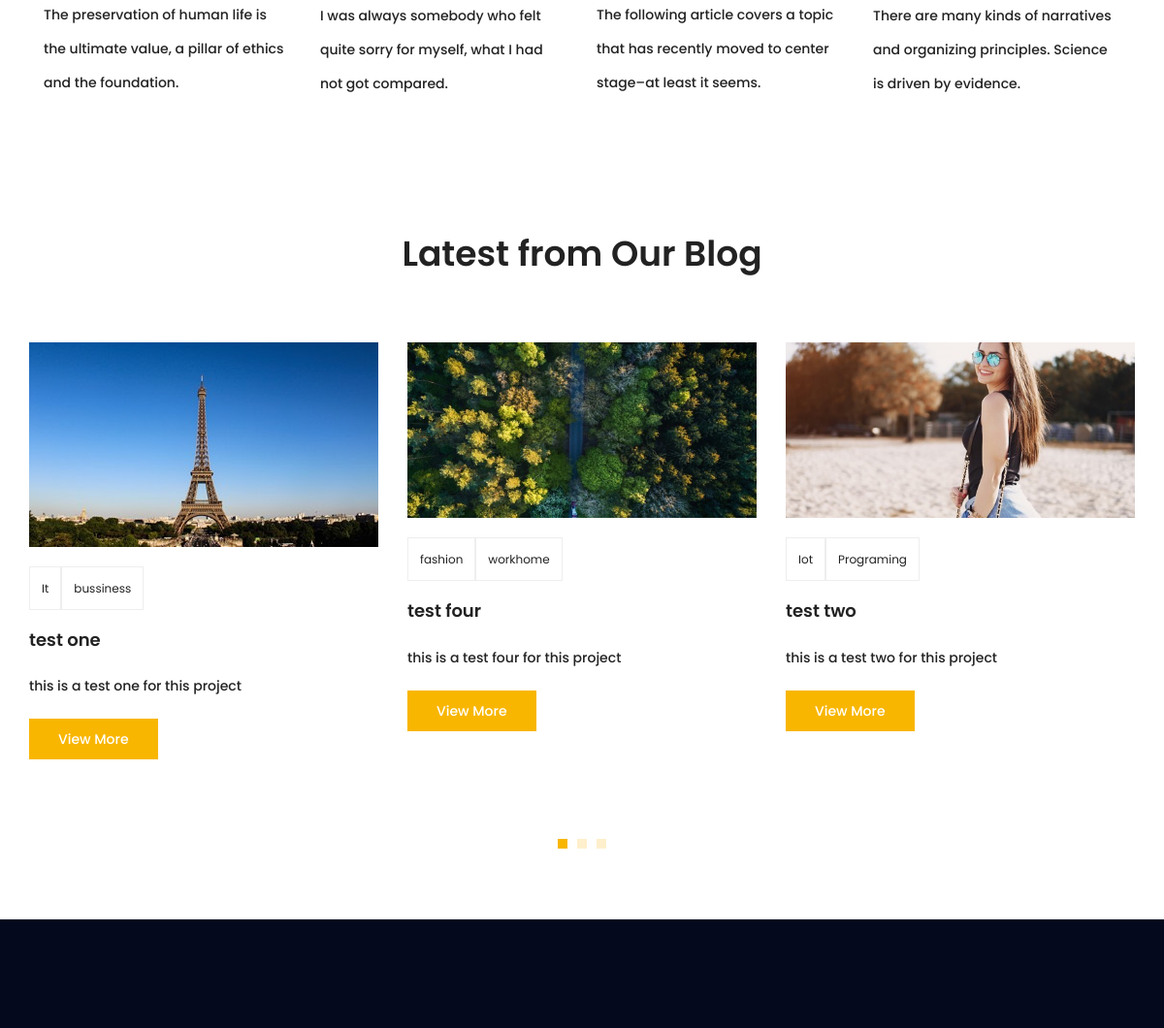
Before: /about (middle part) with the older database file.
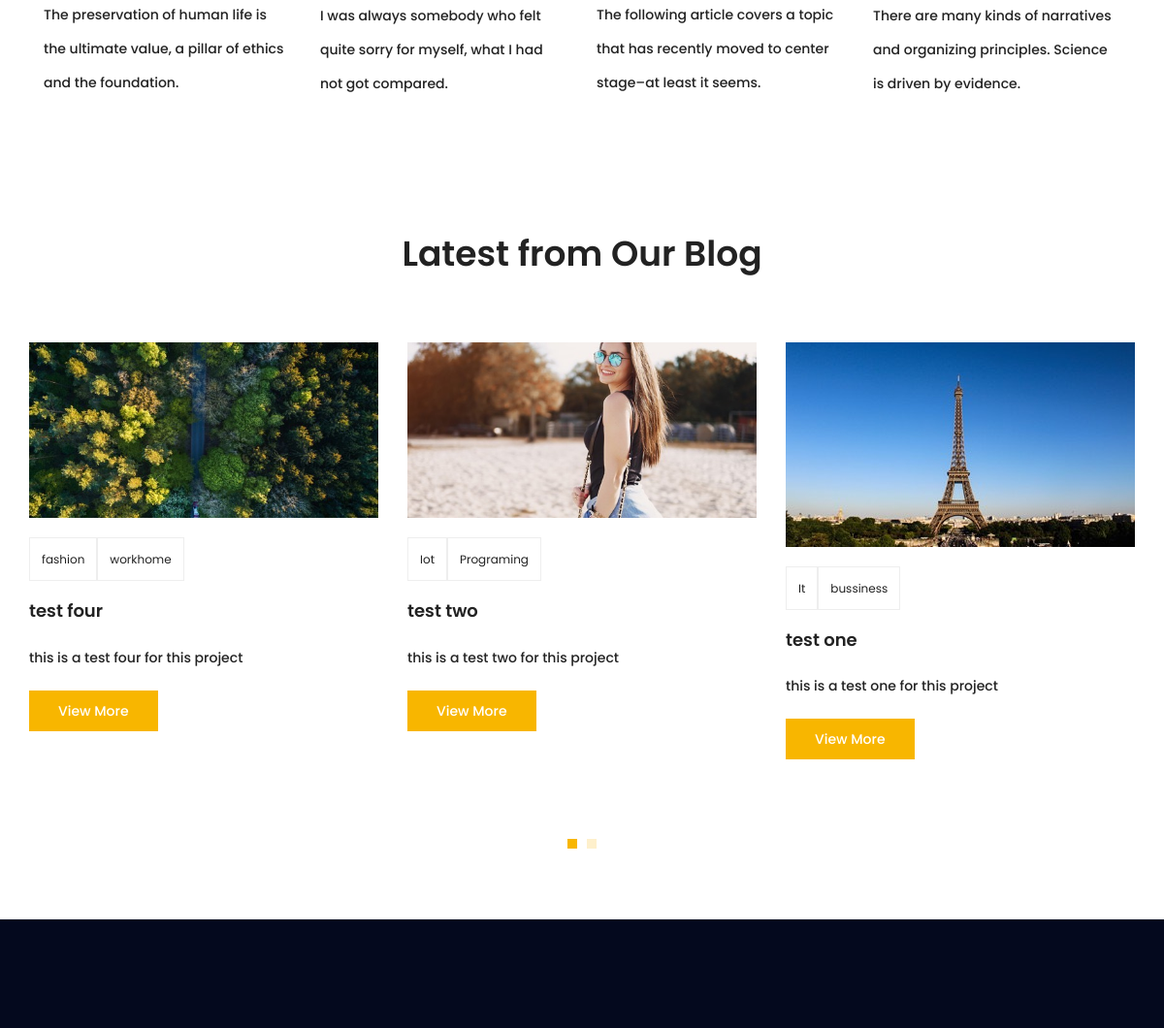
After: the same page with the newer database file.
### blog/models.py (models this page shows, shortened)
class Post(models.Model):
    image = models.ImageField(upload_to='blog/', default='blog/default.jpg')
    author = models.ForeignKey(User, related_name="author", on_delete=models.SET_NULL, null=True)
    title = models.CharField(max_length=100)
    content = models.TextField()
    category = models.ManyToManyField(category, blank=True)
    counted_views = models.IntegerField(default=0)
    status = models.BooleanField(default=False)
    published_date = models.DateTimeField(null=True)
    created_date = models.DateTimeField(auto_now_add=True)
    updated_date = models.DateTimeField(auto_now=True)
    class Meta:
        ordering = ['created_date']
        verbose_name = 'پست'
        verbose_name_plural = ' پست ها'

class category(models.Model):
    name = models.CharField(max_length=255)

### website/views.py (the view)
def about_view(request):
    return render(request,'website/about.html')

### blog/templatetags/blog_tags.py (called while the page is built)
@register.inclusion_tag('blog/latest_blog_posts.html')
def latest_posts():
    posts = Post.objects.filter(status=1).order_by('published_date')
    return {'posts': posts}

### templates/website/about.html (shortened to what this page needs)
{% extends "base.html" %}
{% load static %}
{% load blog_tags %}
{% block content %}
<section class="other-issue-area section-gap">
  <div class="container">
    <div class="row">
      <div class="col-lg-3 col-md-6">
        <div class="single-other-issue">
          <p>
            The preservation of human life is the ultimate value, a pillar of
            ethics and the foundation.
          </p>
        </div>
      </div>
      <div class="col-lg-3 col-md-6">
        <div class="single-other-issue">
          <p>
            I was always somebody who felt quite sorry for myself, what I had
            not got compared.
          </p>
        </div>
      </div>
      <div class="col-lg-3 col-md-6">
        <div class="single-other-issue">
          <p>
            The following article covers a topic that has recently moved to
            center stage–at least it seems.
          </p>
        </div>
      </div>
      <div class="col-lg-3 col-md-6">
        <div class="single-other-issue">
          <p>
            There are many kinds of narratives and organizing principles.
            Science is driven by evidence.
          </p>
        </div>
      </div>
    </div>
  </div>
</section>
<section class="recent-blog-area section-gap">
  <div class="container">
    <div class="row d-flex justify-content-center">
      <div class="menu-content pb-60 col-lg-9">
        <div class="title text-center">
          <h1 class="mb-10">Latest from Our Blog</h1>
        </div>
      </div>
    </div>
      {% latest_posts %}
</section>
{% endblock %}

### templates/blog/latest_blog_posts.html
{% load static %}
<div class="row">
    <div class="active-recent-blog-carusel">
        {% for post in posts %}
        <div class="single-recent-blog-post item">
            <div class="thumb">
            <img class="img-fluid" src="{{ post.image.url }}" alt="{{ post.title }}" style="width: 100%; height: auto;" />
        </div>
        <div class="details">
            <div class="tags">
                <ul class="tags">
                    {% for cat in post.category.all %}
                      <li><a href="{% url 'blog:category' cat_name=cat.name %}">{{ cat.name }}</a>
                    {% endfor %}
                </ul>
            </div>
            <a href="{% url 'blog:single' pid=post.id %}"><h4 class="title">{{ post.title }}</h4></a>
            <p>{{ post.content|truncatewords:30 }}</p>
            <a href="{% url 'blog:single' pid=post.id %}" class="primary-btn">View More</a>
        </div>
    </div>
    {% endfor %}
</div>

Changed rows visible on the page:
changed Post "test one": moves down the list
